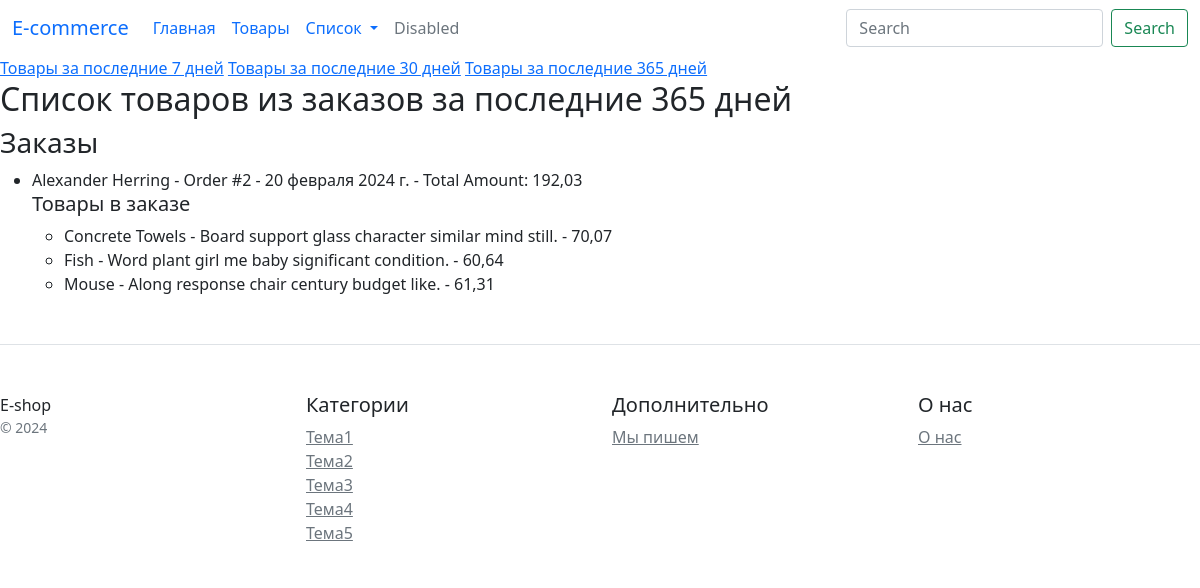
Page /products/1/365 on the committed database.
### e_shop/models.py (models this page shows, shortened)
class Order(models.Model):
    user = models.ForeignKey(User, on_delete=models.CASCADE)
    products = models.ManyToManyField(Product)
    total_price = models.DecimalField(max_digits=8, decimal_places=2)
    order_date = models.DateField(default=datetime.datetime.today)

class User(models.Model):
    name = models.CharField(max_length=100)
    email = models.EmailField()
    mob_number = models.CharField(max_length=15)
    address = models.CharField(max_length=250)
    date_reg = models.DateField(default=datetime.datetime.today)

class Product(models.Model):
    name = models.CharField(max_length=100)
    category = models.ForeignKey(Category, on_delete=models.CASCADE)
    description = models.TextField()
    photo = models.ImageField(upload_to='product/', blank=True, null=True)
    price = models.DecimalField(max_digits=8, decimal_places=2)
    quantity = models.IntegerField()
    date_created = models.DateField(default=datetime.datetime.today)

### e_shop/views.py (the view)
# urls.py: path('products/<int:pk>/<int:days>', OrderProductListView.as_view(), name='user_products'),
class OrderProductListView(ListView):
    template_name = "e_shop/order_product_list.html"
    def get(self, request, pk, days=7):
        start_date = timezone.now() - timezone.timedelta(days=days)
        orders = Order.objects.filter(user_id=pk, order_date__gte=start_date).distinct()
        products = Product.objects.all()
        context = {'pk': pk, 'days': days, 'products': products, 'orders': orders}
        return render(request, self.template_name, context)

### e_shop/templates/e_shop/order_product_list.html
{% extends 'base.html' %}
{% block content %}
  <a href="{% url 'user_products' pk=pk days=7 %}">Товары за последние 7 дней</a>
  <a href="{% url 'user_products' pk=pk days=30 %}">Товары за последние 30 дней</a>
  <a href="{% url 'user_products' pk=pk days=365 %}">Товары за последние 365 дней</a>
  <h2>Список товаров из заказов за последние {{ days }} дней</h2>
  <h3>Заказы</h3>
  <ul>
    {% for order in orders %}
      <li>{{ order.user.name }} - Order #{{ order.pk }} - {{ order.order_date }} - Total Amount: {{ order.total_price }}</li>
          <h5>Товары в заказе</h5>
          {% for product in order.products.all %}
            <ul>
              <li>{{ product.name }} - {{ product.description }} - {{ product.price }}</li>
            </ul>
          {% endfor %}
    {% endfor %}
  </ul>
{% endblock %}

### rows in the picture
Order: user.name "Alexander Herring", pk "2", order_date "20 февраля 2024 г.", total_price "192,03"
Product: name "Concrete Towels", description "Board support glass character similar mind still.", price "70,07"
Product: name "Fish", description "Word plant girl me baby significant condition.", price "60,64"
Product: name "Mouse", description "Along response chair century budget like.", price "61,31"

### other values in the picture
{{ days }} "365"
